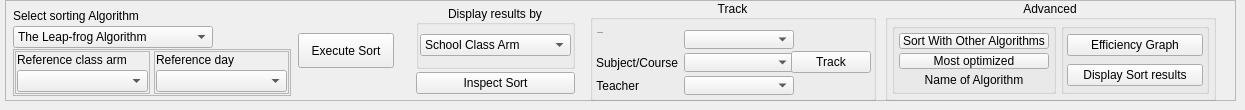
             <widget class="QWidget" name="execute">
              <attribute name="title">
               <string>Execute</string>
              </attribute>
              <widget class="QFrame" name="frame_6">
               <property name="geometry">
                <rect>
                 <x>5</x>
                 <y>0</y>
                 <width>1231</width>
                 <height>101</height>
                </rect>
               </property>
               <property name="frameShape">
                <enum>QFrame::StyledPanel</enum>
               </property>
               <property name="frameShadow">
                <enum>QFrame::Raised</enum>
               </property>
               <widget class="QGroupBox" name="groupBox_40">
                <property name="geometry">
                 <rect>
                  <x>880</x>
                  <y>0</y>
                  <width>331</width>
                  <height>101</height>
                 </rect>
                </property>
                <property name="title">
                 <string>Advanced</string>
                </property>
                <property name="alignment">
                 <set>Qt::AlignCenter</set>
                </property>
                <property name="flat">
                 <bool>false</bool>
                </property>
                <property name="checkable">
                 <bool>false</bool>
                </property>
                <layout class="QHBoxLayout" name="horizontalLayout_15">
                 <property name="spacing">
                  <number>5</number>
                 </property>
                 <property name="leftMargin">
                  <number>4</number>
                 </property>
                 <property name="topMargin">
                  <number>3</number>
                 </property>
                 <property name="rightMargin">
                  <number>4</number>
                 </property>
                 <property name="bottomMargin">
                  <number>4</number>
                 </property>
                 <item>
                  <widget class="QGroupBox" name="groupBox_39">
                   <property name="title">
                    <string/>
                   </property>
                   <layout class="QVBoxLayout" name="verticalLayout_29">
                    <property name="spacing">
                     <number>4</number>
                    </property>
                    <property name="leftMargin">
                     <number>4</number>
                    </property>
                    <property name="topMargin">
                     <number>4</number>
                    </property>
                    <property name="rightMargin">
                     <number>4</number>
                    </property>
                    <property name="bottomMargin">
                     <number>4</number>
                    </property>
                    <item>
                     <widget class="QPushButton" name="pushButton_46">
                      <property name="minimumSize">
                       <size>
                        <width>0</width>
                        <height>0</height>
                       </size>
                      </property>
                      <property name="text">
                       <string>Sort With Other Algorithms</string>
                      </property>
                     </widget>
                    </item>
                    <item>
                     <widget class="QPushButton" name="pushButton_47">
                      <property name="toolTip">
                       <string>&lt;html&gt;&lt;head/&gt;&lt;body&gt;&lt;p&gt;Rendered inactive until the &amp;quot;Sort with other algorithms button is clicked&amp;quot;. &lt;/p&gt;&lt;p&gt;This button reveals the most mathematically optimized algorithm for this particular setup of Classes, Subjects and Teachers.&lt;/p&gt;&lt;/body&gt;&lt;/html&gt;</string>
                      </property>
                      <property name="text">
                       <string>Most optimized</string>
                      </property>
                     </widget>
                    </item>
                    <item>
                     <widget class="QLabel" name="label_43">
                      <property name="toolTip">
                       <string>&lt;html&gt;&lt;head/&gt;&lt;body&gt;&lt;p&gt;Rendered dormant for now till sort is finished.&lt;/p&gt;&lt;/body&gt;&lt;/html&gt;</string>
                      </property>
                      <property name="text">
                       <string>Name of Algorithm</string>
                      </property>
                      <property name="alignment">
                       <set>Qt::AlignCenter</set>
                      </property>
                     </widget>
                    </item>
                   </layout>
                  </widget>
                 </item>
                 <item>
                  <widget class="QGroupBox" name="groupBox_41">
                   <property name="title">
                    <string/>
                   </property>
                   <layout class="QVBoxLayout" name="verticalLayout_30">
                    <property name="leftMargin">
                     <number>3</number>
                    </property>
                    <property name="topMargin">
                     <number>3</number>
                    </property>
                    <property name="rightMargin">
                     <number>3</number>
                    </property>
                    <property name="bottomMargin">
                     <number>3</number>
                    </property>
                    <item>
                     <widget class="QPushButton" name="pushButton_49">
                      <property name="toolTip">
                       <string>&lt;html&gt;&lt;head/&gt;&lt;body&gt;&lt;p&gt;A graph showing the measure of spread of a Teacher's periods throughout the day.&lt;/p&gt;&lt;p&gt;Tip:&lt;/p&gt;&lt;p&gt;The Teacher's teaching efficiency is higher the less contiguous they're classes are.&lt;/p&gt;&lt;/body&gt;&lt;/html&gt;</string>
                      </property>
                      <property name="text">
                       <string>Efficiency Graph</string>
                      </property>
                      <property name="icon">
                       <iconset>
                        <normaloff>../Icons-mine/efficiency-graph.png</normaloff>../Icons-mine/efficiency-graph.png</iconset>
                      </property>
                      <property name="iconSize">
                       <size>
                        <width>24</width>
                        <height>18</height>
                       </size>
                      </property>
                     </widget>
                    </item>
                    <item>
                     <widget class="QPushButton" name="pushButton_50">
                      <property name="toolTip">
                       <string>&lt;html&gt;&lt;head/&gt;&lt;body&gt;&lt;p&gt;Displays the result of the efficiency calculations on each of the sorting algorithms.&lt;/p&gt;&lt;/body&gt;&lt;/html&gt;</string>
                      </property>
                      <property name="text">
                       <string>Display Sort results</string>
                      </property>
                     </widget>
                    </item>
                   </layout>
                  </widget>
                 </item>
                </layout>
               </widget>
               <widget class="QFrame" name="frame_42">
                <property name="geometry">
                 <rect>
                  <x>5</x>
                  <y>3</y>
                  <width>386</width>
                  <height>96</height>
                 </rect>
                </property>
                <layout class="QHBoxLayout" name="horizontalLayout_32">
                 <property name="leftMargin">
                  <number>2</number>
                 </property>
                 <property name="topMargin">
                  <number>2</number>
                 </property>
                 <property name="rightMargin">
                  <number>2</number>
                 </property>
                 <property name="bottomMargin">
                  <number>2</number>
                 </property>
                 <item>
                  <widget class="QFrame" name="frame_30">
                   <property name="minimumSize">
                    <size>
                     <width>280</width>
                     <height>48</height>
                    </size>
                   </property>
                   <property name="maximumSize">
                    <size>
                     <width>16777215</width>
                     <height>16777215</height>
                    </size>
                   </property>
                   <property name="styleSheet">
                    <string notr="true">QGroupBox{
	padding-top:0px;
}</string>
                   </property>
                   <layout class="QVBoxLayout" name="verticalLayout_25">
                    <property name="spacing">
                     <number>1</number>
                    </property>
                    <property name="leftMargin">
                     <number>1</number>
                    </property>
                    <property name="topMargin">
                     <number>1</number>
                    </property>
                    <property name="rightMargin">
                     <number>1</number>
                    </property>
                    <property name="bottomMargin">
                     <number>1</number>
                    </property>
                    <item>
                     <widget class="QLabel" name="label_31">
                      <property name="text">
                       <string>Select sorting Algorithm</string>
                      </property>
                      <property name="alignment">
                       <set>Qt::AlignLeading|Qt::AlignLeft|Qt::AlignVCenter</set>
                      </property>
                     </widget>
                    </item>
                    <item>
                     <widget class="QComboBox" name="comboBox_6">
                      <property name="maximumSize">
                       <size>
                        <width>200</width>
                        <height>16777215</height>
                       </size>
                      </property>
                      <property name="sizeAdjustPolicy">
                       <enum>QComboBox::AdjustToContents</enum>
                      </property>
                      <item>
                       <property name="text">
                        <string>The Leap-frog Algorithm</string>
                       </property>
                      </item>
                      <item>
                       <property name="text">
                        <string>The Center-cluster Algorithm</string>
                       </property>
                      </item>
                      <item>
                       <property name="text">
                        <string>The XLX-Reflection Algorithm </string>
                       </property>
                      </item>
                     </widget>
                    </item>
                    <item>
                     <widget class="QFrame" name="frame_12">
                      <property name="frameShape">
                       <enum>QFrame::StyledPanel</enum>
                      </property>
                      <property name="frameShadow">
                       <enum>QFrame::Raised</enum>
                      </property>
                      <layout class="QHBoxLayout" name="horizontalLayout_33">
                       <property name="spacing">
                        <number>4</number>
                       </property>
                       <property name="leftMargin">
                        <number>1</number>
                       </property>
                       <property name="topMargin">
                        <number>1</number>
                       </property>
                       <property name="rightMargin">
                        <number>1</number>
                       </property>
                       <property name="bottomMargin">
                        <number>1</number>
                       </property>
                       <item>
                        <widget class="QFrame" name="frame_13">
                         <property name="frameShape">
                          <enum>QFrame::StyledPanel</enum>
                         </property>
                         <property name="frameShadow">
                          <enum>QFrame::Raised</enum>
                         </property>
                         <layout class="QVBoxLayout" name="verticalLayout_31">
                          <property name="spacing">
                           <number>3</number>
                          </property>
                          <property name="leftMargin">
                           <number>1</number>
                          </property>
                          <property name="topMargin">
                           <number>1</number>
                          </property>
                          <property name="rightMargin">
                           <number>1</number>
                          </property>
                          <property name="bottomMargin">
                           <number>1</number>
                          </property>
                          <item>
                           <widget class="QLabel" name="label_23">
                            <property name="text">
                             <string>Reference class arm</string>
                            </property>
                           </widget>
                          </item>
                          <item>
                           <widget class="QComboBox" name="comboBox_4"/>
                          </item>
                         </layout>
                        </widget>
                       </item>
                       <item>
                        <widget class="QFrame" name="frame_14">
                         <property name="frameShape">
                          <enum>QFrame::StyledPanel</enum>
                         </property>
                         <property name="frameShadow">
                          <enum>QFrame::Raised</enum>
                         </property>
                         <layout class="QVBoxLayout" name="verticalLayout_65">
                          <property name="spacing">
                           <number>3</number>
                          </property>
                          <property name="leftMargin">
                           <number>1</number>
                          </property>
                          <property name="topMargin">
                           <number>1</number>
                          </property>
                          <property name="rightMargin">
                           <number>1</number>
                          </property>
                          <property name="bottomMargin">
                           <number>1</number>
                          </property>
                          <item>
                           <widget class="QLabel" name="label_25">
                            <property name="text">
                             <string>Reference day</string>
                            </property>
                           </widget>
                          </item>
                          <item>
                           <widget class="QComboBox" name="comboBox_5"/>
                          </item>
                         </layout>
                        </widget>
                       </item>
                      </layout>
                     </widget>
                    </item>
                   </layout>
                  </widget>
                 </item>
                 <item>
                  <widget class="QPushButton" name="pushButton_45">
                   <property name="minimumSize">
                    <size>
                     <width>0</width>
                     <height>35</height>
                    </size>
                   </property>
                   <property name="toolTip">
                    <string>&lt;html&gt;&lt;head/&gt;&lt;body&gt;&lt;p&gt;This is the super command that kick-starts the execution of the whole Timetable logic.&lt;/p&gt;&lt;p&gt;This button should only be clicked if all the appropriate Subject and Class requirements and registrations have been met and made.&lt;/p&gt;&lt;/body&gt;&lt;/html&gt;</string>
                   </property>
                   <property name="text">
                    <string>Execute Sort</string>
                   </property>
                  </widget>
                 </item>
                </layout>
               </widget>
               <widget class="QFrame" name="frame">
                <property name="geometry">
                 <rect>
                  <x>410</x>
                  <y>0</y>
                  <width>161</width>
                  <height>96</height>
                 </rect>
                </property>
                <layout class="QVBoxLayout" name="verticalLayout_10">
                 <property name="spacing">
                  <number>3</number>
                 </property>
                 <property name="leftMargin">
                  <number>1</number>
                 </property>
                 <property name="topMargin">
                  <number>5</number>
                 </property>
                 <property name="rightMargin">
                  <number>1</number>
                 </property>
                 <property name="bottomMargin">
                  <number>2</number>
                 </property>
                 <item>
                  <widget class="QGroupBox" name="groupBox_45">
                   <property name="title">
                    <string>Display results by</string>
                   </property>
                   <property name="alignment">
                    <set>Qt::AlignCenter</set>
                   </property>
                   <layout class="QVBoxLayout" name="verticalLayout_64">
                    <property name="spacing">
                     <number>2</number>
                    </property>
                    <property name="leftMargin">
                     <number>1</number>
                    </property>
                    <property name="topMargin">
                     <number>1</number>
                    </property>
                    <property name="rightMargin">
                     <number>1</number>
                    </property>
                    <property name="bottomMargin">
                     <number>1</number>
                    </property>
                    <item>
                     <widget class="QComboBox" name="comboBox_11">
                      <item>
                       <property name="text">
                        <string>School Class Arm</string>
                       </property>
                      </item>
                      <item>
                       <property name="text">
                        <string>Day</string>
                       </property>
                      </item>
                      <item>
                       <property name="text">
                        <string>Teacher</string>
                       </property>
                      </item>
                     </widget>
                    </item>
                   </layout>
                  </widget>
                 </item>
                 <item>
                  <widget class="QPushButton" name="inspectBtn">
                   <property name="toolTip">
                    <string>&lt;html&gt;&lt;head/&gt;&lt;body&gt;&lt;p&gt;Iterate through the entire timetable to see if all subjects' requirements are met.&lt;/p&gt;&lt;/body&gt;&lt;/html&gt;</string>
                   </property>
                   <property name="text">
                    <string>Inspect Sort</string>
                   </property>
                   <property name="icon">
                    <iconset>
                     <normaloff>../Icons-mine/Inspect_glasses.png</normaloff>../Icons-mine/Inspect_glasses.png</iconset>
                   </property>
                   <property name="iconSize">
                    <size>
                     <width>20</width>
                     <height>20</height>
                    </size>
                   </property>
                  </widget>
                 </item>
                </layout>
               </widget>
               <widget class="QGroupBox" name="groupBox_15">
                <property name="geometry">
                 <rect>
                  <x>585</x>
                  <y>0</y>
                  <width>286</width>
                  <height>101</height>
                 </rect>
                </property>
                <property name="toolTip">
                 <string>&lt;html&gt;&lt;head/&gt;&lt;body&gt;&lt;p&gt;Find a Department, class arm or teacher in the timetable.&lt;/p&gt;&lt;/body&gt;&lt;/html&gt;</string>
                </property>
                <property name="title">
                 <string>Track</string>
                </property>
                <property name="alignment">
                 <set>Qt::AlignCenter</set>
                </property>
                <layout class="QHBoxLayout" name="horizontalLayout_31">
                 <property name="spacing">
                  <number>6</number>
                 </property>
                 <property name="leftMargin">
                  <number>2</number>
                 </property>
                 <property name="topMargin">
                  <number>9</number>
                 </property>
                 <property name="rightMargin">
                  <number>2</number>
                 </property>
                 <property name="bottomMargin">
                  <number>2</number>
                 </property>
                 <item>
                  <widget class="QFrame" name="frame_16">
                   <property name="minimumSize">
                    <size>
                     <width>200</width>
                     <height>0</height>
                    </size>
                   </property>
                   <layout class="QFormLayout" name="formLayout_6">
                    <property name="horizontalSpacing">
                     <number>6</number>
                    </property>
                    <property name="verticalSpacing">
                     <number>4</number>
                    </property>
                    <property name="leftMargin">
                     <number>1</number>
                    </property>
                    <property name="topMargin">
                     <number>1</number>
                    </property>
                    <property name="rightMargin">
                     <number>1</number>
                    </property>
                    <property name="bottomMargin">
                     <number>1</number>
                    </property>
                    <item row="0" column="0">
                     <widget class="QLabel" name="label_70">
                      <property name="sizePolicy">
                       <sizepolicy hsizetype="Preferred" vsizetype="Preferred">
                        <horstretch>0</horstretch>
                        <verstretch>0</verstretch>
                       </sizepolicy>
                      </property>
                      <property name="font">
                       <font>
                        <family>Yu Gothic UI Semibold</family>
                        <pointsize>-1</pointsize>
                        <weight>7</weight>
                        <italic>false</italic>
                        <bold>false</bold>
                       </font>
                      </property>
                      <property name="text">
                       <string>Department</string>
                      </property>
                      <property name="alignment">
                       <set>Qt::AlignRight|Qt::AlignTrailing|Qt::AlignVCenter</set>
                      </property>
                     </widget>
                    </item>
                    <item row="0" column="1">
                     <widget class="QComboBox" name="comboBox_15">
                      <property name="maximumSize">
                       <size>
                        <width>16777215</width>
                        <height>16777215</height>
                       </size>
                      </property>
                      <property name="layoutDirection">
                       <enum>Qt::LeftToRight</enum>
                      </property>
                      <property name="autoFillBackground">
                       <bool>false</bool>
                      </property>
                      <property name="editable">
                       <bool>false</bool>
                      </property>
                      <property name="currentText">
                       <string/>
                      </property>
                      <property name="duplicatesEnabled">
                       <bool>false</bool>
                      </property>
                     </widget>
                    </item>
                    <item row="1" column="0">
                     <widget class="QLabel" name="label_71">
                      <property name="sizePolicy">
                       <sizepolicy hsizetype="Preferred" vsizetype="Preferred">
                        <horstretch>0</horstretch>
                        <verstretch>0</verstretch>
                       </sizepolicy>
                      </property>
                      <property name="text">
                       <string>Subject/Course</string>
                      </property>
                      <property name="alignment">
                       <set>Qt::AlignRight|Qt::AlignTrailing|Qt::AlignVCenter</set>
                      </property>
                     </widget>
                    </item>
                    <item row="1" column="1">
                     <widget class="QComboBox" name="comboBox_16">
                      <property name="maximumSize">
                       <size>
                        <width>16777215</width>
                        <height>16777215</height>
                       </size>
                      </property>
                     </widget>
                    </item>
                    <item row="2" column="0">
                     <widget class="QLabel" name="label_69">
                      <property name="sizePolicy">
                       <sizepolicy hsizetype="Preferred" vsizetype="Preferred">
                        <horstretch>0</horstretch>
                        <verstretch>0</verstretch>
                       </sizepolicy>
                      </property>
                      <property name="text">
                       <string>Teacher</string>
                      </property>
                      <property name="alignment">
                       <set>Qt::AlignRight|Qt::AlignTrailing|Qt::AlignVCenter</set>
                      </property>
                     </widget>
                    </item>
                    <item row="2" column="1">
                     <widget class="QComboBox" name="comboBox_14">
                      <property name="maximumSize">
                       <size>
                        <width>16777215</width>
                        <height>16777215</height>
                       </size>
                      </property>
                     </widget>
                    </item>
                   </layout>
                  </widget>
                 </item>
                 <item>
                  <widget class="QPushButton" name="pushButton_35">
                   <property name="text">
                    <string>Track</string>
                   </property>
                  </widget>
                 </item>
                </layout>
               </widget>
              </widget>
             </widget>
